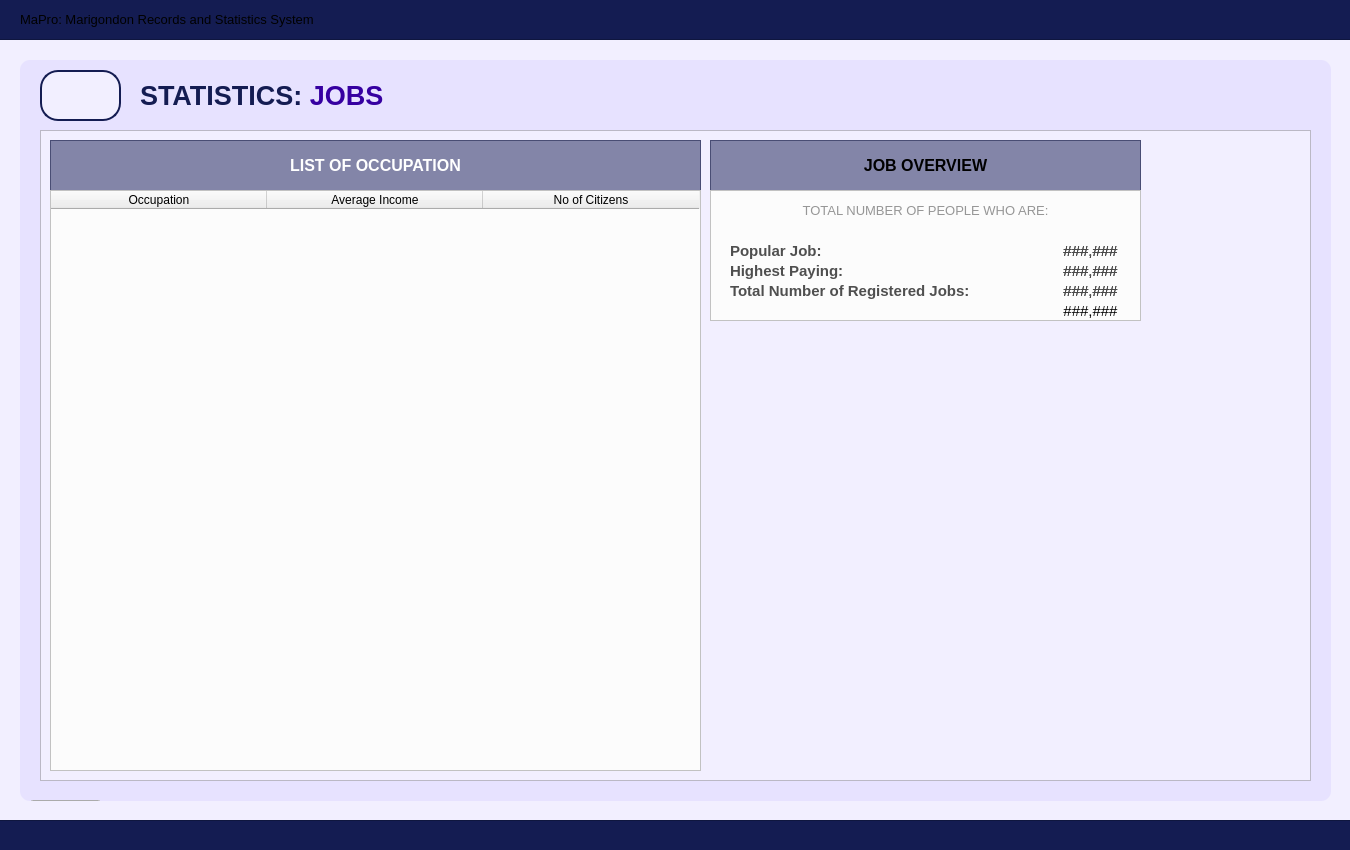
<?xml version="1.0" encoding="UTF-8"?>
<ui version="4.0">
 <class>User_dashboardWidget</class>
 <widget class="QWidget" name="User_dashboardWidget">
  <property name="geometry">
   <rect>
    <x>0</x>
    <y>0</y>
    <width>1350</width>
    <height>850</height>
   </rect>
  </property>
  <property name="sizePolicy">
   <sizepolicy hsizetype="Fixed" vsizetype="Fixed">
    <horstretch>0</horstretch>
    <verstretch>0</verstretch>
   </sizepolicy>
  </property>
  <property name="maximumSize">
   <size>
    <width>1350</width>
    <height>850</height>
   </size>
  </property>
  <property name="windowTitle">
   <string>Form</string>
  </property>
  <property name="styleSheet">
   <string notr="true">#User_dashboardWidget{
	background-color: #f2efff;
}</string>
  </property>
  <widget class="QFrame" name="border_blueLines1">
   <property name="geometry">
    <rect>
     <x>-10</x>
     <y>-1</y>
     <width>1371</width>
     <height>41</height>
    </rect>
   </property>
   <property name="styleSheet">
    <string notr="true">#border_blueLines1{
	background-color: #141c52;
}
</string>
   </property>
   <property name="frameShape">
    <enum>QFrame::Shape::StyledPanel</enum>
   </property>
   <property name="frameShadow">
    <enum>QFrame::Shadow::Raised</enum>
   </property>
   <widget class="QLabel" name="title_bodyDashboardSystemTitle">
    <property name="geometry">
     <rect>
      <x>30</x>
      <y>0</y>
      <width>1301</width>
      <height>41</height>
     </rect>
    </property>
    <property name="font">
     <font>
      <family>Arial</family>
      <pointsize>10</pointsize>
      <bold>false</bold>
     </font>
    </property>
    <property name="styleSheet">
     <string notr="true">#title_bodyDashboardSystemTitle {
	background-color: transparent;
	color: #white;
}
</string>
    </property>
    <property name="text">
     <string>MaPro: Marigondon Records and Statistics System</string>
    </property>
    <property name="alignment">
     <set>Qt::AlignmentFlag::AlignLeading|Qt::AlignmentFlag::AlignLeft|Qt::AlignmentFlag::AlignVCenter</set>
    </property>
   </widget>
  </widget>
  <widget class="QFrame" name="border_blueLines2">
   <property name="geometry">
    <rect>
     <x>-10</x>
     <y>820</y>
     <width>1381</width>
     <height>31</height>
    </rect>
   </property>
   <property name="styleSheet">
    <string notr="true">#border_blueLines2{
	background-color: #141c52;
}
</string>
   </property>
   <property name="frameShape">
    <enum>QFrame::Shape::StyledPanel</enum>
   </property>
   <property name="frameShadow">
    <enum>QFrame::Shadow::Raised</enum>
   </property>
  </widget>
  <widget class="QFrame" name="baseBodyFrame">
   <property name="geometry">
    <rect>
     <x>20</x>
     <y>60</y>
     <width>1311</width>
     <height>741</height>
    </rect>
   </property>
   <property name="styleSheet">
    <string notr="true">#baseBodyFrame {
	background-color: #e7e2ff;
	border: none;
	border-radius: 10px;
}</string>
   </property>
   <property name="frameShape">
    <enum>QFrame::Shape::StyledPanel</enum>
   </property>
   <property name="frameShadow">
    <enum>QFrame::Shadow::Raised</enum>
   </property>
   <widget class="QPushButton" name="logout_buttonLogout_3">
    <property name="geometry">
     <rect>
      <x>10</x>
      <y>740</y>
      <width>71</width>
      <height>31</height>
     </rect>
    </property>
    <property name="font">
     <font>
      <family>Arial</family>
      <pointsize>8</pointsize>
      <bold>true</bold>
     </font>
    </property>
    <property name="cursor">
     <cursorShape>PointingHandCursor</cursorShape>
    </property>
    <property name="styleSheet">
     <string notr="true">#logout_buttonLogout {
    background-color: #bc1c1c;
    color: white;
    border-radius: 5px;
    padding: 10px; /* Optional: Adjusts spacing inside the button */
}
#logout_buttonLogout:hover {
    background-color: #d82020; /* Slightly lighter blue when hovered */
}
#logout_buttonLogout:pressed {
    background-color: #8c1515; /* Darker blue when clicked */
}</string>
    </property>
    <property name="text">
     <string>LOGOUT</string>
    </property>
   </widget>
   <widget class="QLabel" name="title_bodyStatistics">
    <property name="geometry">
     <rect>
      <x>120</x>
      <y>20</y>
      <width>471</width>
      <height>31</height>
     </rect>
    </property>
    <property name="font">
     <font>
      <family>Arial</family>
      <pointsize>20</pointsize>
      <bold>true</bold>
     </font>
    </property>
    <property name="styleSheet">
     <string notr="true">#title_bodyStatistics {
	background-color: transparent;
	color: #141c52;
}
</string>
    </property>
    <property name="text">
     <string>&lt;html&gt;&lt;head/&gt;&lt;body&gt;&lt;p&gt;STATISTICS: &lt;span style=&quot; color:#3600a1;&quot;&gt;JOBS&lt;/span&gt;&lt;/p&gt;&lt;/body&gt;&lt;/html&gt;</string>
    </property>
   </widget>
   <widget class="QFrame" name="statistics_frameBody">
    <property name="geometry">
     <rect>
      <x>20</x>
      <y>70</y>
      <width>1271</width>
      <height>651</height>
     </rect>
    </property>
    <property name="styleSheet">
     <string notr="true">#statistics_frameBody{
	background-color: #f2efff;
}</string>
    </property>
    <property name="frameShape">
     <enum>QFrame::Shape::StyledPanel</enum>
    </property>
    <property name="frameShadow">
     <enum>QFrame::Shadow::Raised</enum>
    </property>
    <widget class="QFrame" name="table_titleFrameStatistics">
     <property name="geometry">
      <rect>
       <x>10</x>
       <y>10</y>
       <width>651</width>
       <height>51</height>
      </rect>
     </property>
     <property name="styleSheet">
      <string notr="true">#table_titleFrameStatistics{
	background-color: rgba(20, 28, 82, 128)
}
</string>
     </property>
     <property name="frameShape">
      <enum>QFrame::Shape::StyledPanel</enum>
     </property>
     <property name="frameShadow">
      <enum>QFrame::Shadow::Raised</enum>
     </property>
     <widget class="QLabel" name="statistics_labelNote">
      <property name="geometry">
       <rect>
        <x>0</x>
        <y>0</y>
        <width>651</width>
        <height>51</height>
       </rect>
      </property>
      <property name="font">
       <font>
        <family>Arial</family>
        <pointsize>12</pointsize>
        <bold>true</bold>
       </font>
      </property>
      <property name="styleSheet">
       <string notr="true">#statistics_labelNote {
	background-color: transparent;
	color: #FFFFFF;
}
</string>
      </property>
      <property name="text">
       <string>LIST OF OCCUPATION</string>
      </property>
      <property name="alignment">
       <set>Qt::AlignmentFlag::AlignCenter</set>
      </property>
     </widget>
    </widget>
    <widget class="QTableWidget" name="jobs_tableListOfOccupation">
     <property name="geometry">
      <rect>
       <x>10</x>
       <y>60</y>
       <width>651</width>
       <height>581</height>
      </rect>
     </property>
     <property name="styleSheet">
      <string notr="true">#jobs_tableListOfOccupation{
	background-color: #fcfcfc;
}</string>
     </property>
     <attribute name="horizontalHeaderDefaultSectionSize">
      <number>216</number>
     </attribute>
     <attribute name="verticalHeaderMinimumSectionSize">
      <number>29</number>
     </attribute>
     <attribute name="verticalHeaderDefaultSectionSize">
      <number>35</number>
     </attribute>
     <column>
      <property name="text">
       <string>Occupation</string>
      </property>
      <property name="font">
       <font>
        <family>Arial</family>
       </font>
      </property>
      <property name="background">
       <color>
        <red>59</red>
        <green>57</green>
        <blue>100</blue>
       </color>
      </property>
     </column>
     <column>
      <property name="text">
       <string>Average Income</string>
      </property>
      <property name="font">
       <font>
        <family>Arial</family>
        <pointsize>9</pointsize>
       </font>
      </property>
      <property name="background">
       <color>
        <red>59</red>
        <green>57</green>
        <blue>100</blue>
       </color>
      </property>
     </column>
     <column>
      <property name="text">
       <string>No of Citizens</string>
      </property>
      <property name="font">
       <font>
        <family>Arial</family>
       </font>
      </property>
      <property name="background">
       <color>
        <red>59</red>
        <green>57</green>
        <blue>100</blue>
       </color>
      </property>
     </column>
    </widget>
    <widget class="QFrame" name="table_titleFrameStatistics_2">
     <property name="geometry">
      <rect>
       <x>670</x>
       <y>10</y>
       <width>431</width>
       <height>51</height>
      </rect>
     </property>
     <property name="styleSheet">
      <string notr="true">#table_titleFrameStatistics_2{
	background-color: rgba(20, 28, 82, 128)
}
</string>
     </property>
     <property name="frameShape">
      <enum>QFrame::Shape::StyledPanel</enum>
     </property>
     <property name="frameShadow">
      <enum>QFrame::Shadow::Raised</enum>
     </property>
     <widget class="QLabel" name="statistics_labelNote_2">
      <property name="geometry">
       <rect>
        <x>0</x>
        <y>0</y>
        <width>431</width>
        <height>51</height>
       </rect>
      </property>
      <property name="font">
       <font>
        <family>Arial</family>
        <pointsize>12</pointsize>
        <bold>true</bold>
       </font>
      </property>
      <property name="styleSheet">
       <string notr="true">#statistics_labelNote {
	background-color: transparent;
	color: #FFFFFF;
}
</string>
      </property>
      <property name="text">
       <string>JOB OVERVIEW</string>
      </property>
      <property name="alignment">
       <set>Qt::AlignmentFlag::AlignCenter</set>
      </property>
     </widget>
    </widget>
    <widget class="QFrame" name="stat_framePopulationOverview_2">
     <property name="geometry">
      <rect>
       <x>670</x>
       <y>60</y>
       <width>431</width>
       <height>131</height>
      </rect>
     </property>
     <property name="styleSheet">
      <string notr="true">#stat_framePopulationOverview_2{
	background-color: #fcfcfc;
}</string>
     </property>
     <property name="frameShape">
      <enum>QFrame::Shape::StyledPanel</enum>
     </property>
     <property name="frameShadow">
      <enum>QFrame::Shadow::Raised</enum>
     </property>
     <widget class="QLabel" name="voter_60">
      <property name="geometry">
       <rect>
        <x>350</x>
        <y>110</y>
        <width>61</width>
        <height>21</height>
       </rect>
      </property>
      <property name="font">
       <font>
        <family>Arial</family>
        <pointsize>11</pointsize>
        <bold>false</bold>
       </font>
      </property>
      <property name="styleSheet">
       <string notr="true">#hhd_Of9_Male {
	background-color: transparent;
	color: #4f4f4f;
}
</string>
      </property>
      <property name="text">
       <string>###,###</string>
      </property>
      <property name="alignment">
       <set>Qt::AlignmentFlag::AlignCenter</set>
      </property>
     </widget>
     <widget class="QLabel" name="voter_26_35">
      <property name="geometry">
       <rect>
        <x>350</x>
        <y>70</y>
        <width>61</width>
        <height>21</height>
       </rect>
      </property>
      <property name="font">
       <font>
        <family>Arial</family>
        <pointsize>11</pointsize>
        <bold>false</bold>
       </font>
      </property>
      <property name="styleSheet">
       <string notr="true">#hhd_Of7_Male {
	background-color: transparent;
	color: #4f4f4f;
}
</string>
      </property>
      <property name="text">
       <string>###,###</string>
      </property>
      <property name="alignment">
       <set>Qt::AlignmentFlag::AlignCenter</set>
      </property>
     </widget>
     <widget class="QLabel" name="voter_36_59">
      <property name="geometry">
       <rect>
        <x>350</x>
        <y>90</y>
        <width>61</width>
        <height>21</height>
       </rect>
      </property>
      <property name="font">
       <font>
        <family>Arial</family>
        <pointsize>11</pointsize>
        <bold>false</bold>
       </font>
      </property>
      <property name="styleSheet">
       <string notr="true">#hhd_Of8_Male {
	background-color: transparent;
	color: #4f4f4f;
}
</string>
      </property>
      <property name="text">
       <string>###,###</string>
      </property>
      <property name="alignment">
       <set>Qt::AlignmentFlag::AlignCenter</set>
      </property>
     </widget>
     <widget class="QLabel" name="job_label_highpaying">
      <property name="geometry">
       <rect>
        <x>20</x>
        <y>70</y>
        <width>201</width>
        <height>21</height>
       </rect>
      </property>
      <property name="font">
       <font>
        <family>Arial</family>
        <pointsize>11</pointsize>
        <bold>true</bold>
       </font>
      </property>
      <property name="styleSheet">
       <string notr="true">#job_label_highpaying {
	background-color: transparent;
	color: #4f4f4f;
}
</string>
      </property>
      <property name="text">
       <string>Highest Paying: </string>
      </property>
      <property name="alignment">
       <set>Qt::AlignmentFlag::AlignLeading|Qt::AlignmentFlag::AlignLeft|Qt::AlignmentFlag::AlignVCenter</set>
      </property>
     </widget>
     <widget class="QLabel" name="job_label_totalRegJobs">
      <property name="geometry">
       <rect>
        <x>20</x>
        <y>90</y>
        <width>251</width>
        <height>21</height>
       </rect>
      </property>
      <property name="font">
       <font>
        <family>Arial</family>
        <pointsize>11</pointsize>
        <bold>true</bold>
       </font>
      </property>
      <property name="styleSheet">
       <string notr="true">#job_label_totalRegJobs {
	background-color: transparent;
	color: #4f4f4f;
}
</string>
      </property>
      <property name="text">
       <string>Total Number of Registered Jobs:</string>
      </property>
      <property name="alignment">
       <set>Qt::AlignmentFlag::AlignLeading|Qt::AlignmentFlag::AlignLeft|Qt::AlignmentFlag::AlignVCenter</set>
      </property>
     </widget>
     <widget class="QLabel" name="voter_18_25">
      <property name="geometry">
       <rect>
        <x>350</x>
        <y>50</y>
        <width>61</width>
        <height>21</height>
       </rect>
      </property>
      <property name="font">
       <font>
        <family>Arial</family>
        <pointsize>11</pointsize>
        <bold>false</bold>
       </font>
      </property>
      <property name="styleSheet">
       <string notr="true">#hhd_Of6_Male {
	background-color: transparent;
	color: #4f4f4f;
}
</string>
      </property>
      <property name="text">
       <string>###,###</string>
      </property>
      <property name="alignment">
       <set>Qt::AlignmentFlag::AlignCenter</set>
      </property>
     </widget>
     <widget class="QLabel" name="job_label_popular">
      <property name="geometry">
       <rect>
        <x>20</x>
        <y>50</y>
        <width>201</width>
        <height>21</height>
       </rect>
      </property>
      <property name="font">
       <font>
        <family>Arial</family>
        <pointsize>11</pointsize>
        <bold>true</bold>
       </font>
      </property>
      <property name="styleSheet">
       <string notr="true">#job_label_popular {
	background-color: transparent;
	color: #4f4f4f;
}
</string>
      </property>
      <property name="text">
       <string>Popular Job:</string>
      </property>
      <property name="alignment">
       <set>Qt::AlignmentFlag::AlignLeading|Qt::AlignmentFlag::AlignLeft|Qt::AlignmentFlag::AlignVCenter</set>
      </property>
     </widget>
     <widget class="QLabel" name="label_desc2_2">
      <property name="geometry">
       <rect>
        <x>0</x>
        <y>10</y>
        <width>431</width>
        <height>20</height>
       </rect>
      </property>
      <property name="font">
       <font>
        <family>Arial</family>
        <pointsize>10</pointsize>
       </font>
      </property>
      <property name="styleSheet">
       <string notr="true">#label_desc2_2{
	color: #969696;
}</string>
      </property>
      <property name="text">
       <string>TOTAL NUMBER OF PEOPLE WHO ARE:</string>
      </property>
      <property name="alignment">
       <set>Qt::AlignmentFlag::AlignCenter</set>
      </property>
     </widget>
     <widget class="QLabel" name="job_popular">
      <property name="geometry">
       <rect>
        <x>350</x>
        <y>50</y>
        <width>61</width>
        <height>21</height>
       </rect>
      </property>
      <property name="font">
       <font>
        <family>Arial</family>
        <pointsize>11</pointsize>
        <bold>false</bold>
       </font>
      </property>
      <property name="styleSheet">
       <string notr="true">#job_popular {
	background-color: transparent;
	color: #4f4f4f;
}
</string>
      </property>
      <property name="text">
       <string>###,###</string>
      </property>
      <property name="alignment">
       <set>Qt::AlignmentFlag::AlignCenter</set>
      </property>
     </widget>
     <widget class="QLabel" name="job_totalRegJobs">
      <property name="geometry">
       <rect>
        <x>350</x>
        <y>90</y>
        <width>61</width>
        <height>21</height>
       </rect>
      </property>
      <property name="font">
       <font>
        <family>Arial</family>
        <pointsize>11</pointsize>
        <bold>false</bold>
       </font>
      </property>
      <property name="styleSheet">
       <string notr="true">#job_totalRegJobs {
	background-color: transparent;
	color: #4f4f4f;
}
</string>
      </property>
      <property name="text">
       <string>###,###</string>
      </property>
      <property name="alignment">
       <set>Qt::AlignmentFlag::AlignCenter</set>
      </property>
     </widget>
     <widget class="QLabel" name="job_highpaying">
      <property name="geometry">
       <rect>
        <x>350</x>
        <y>70</y>
        <width>61</width>
        <height>21</height>
       </rect>
      </property>
      <property name="font">
       <font>
        <family>Arial</family>
        <pointsize>11</pointsize>
        <bold>false</bold>
       </font>
      </property>
      <property name="styleSheet">
       <string notr="true">#job_highpaying {
	background-color: transparent;
	color: #4f4f4f;
}
</string>
      </property>
      <property name="text">
       <string>###,###</string>
      </property>
      <property name="alignment">
       <set>Qt::AlignmentFlag::AlignCenter</set>
      </property>
     </widget>
    </widget>
   </widget>
   <widget class="QToolButton" name="btn_returnToStatisticsPage">
    <property name="geometry">
     <rect>
      <x>20</x>
      <y>10</y>
      <width>81</width>
      <height>51</height>
     </rect>
    </property>
    <property name="styleSheet">
     <string notr="true">#btn_returnToStatisticsPage {
    background-color: #f2efff;
    color: #141c52;
	border: 2px solid #141c52; 
	border-radius: 18px;
	text-align: left;
    padding: 10px; /* Optional: Adjusts spacing inside the button */
}
#btn_returnToStatisticsPage:hover {
    background-color: #fdfdff; /* Slightly lighter blue when hovered */
}
#btn_returnToStatisticsPage:pressed {
    background-color: #e7e5f4; /* Darker blue when clicked */
}

</string>
    </property>
    <property name="text">
     <string/>
    </property>
    <property name="icon">
     <iconset>
      <normaloff>../../../Assets/FuncIcons/img_return.png</normaloff>../../../Assets/FuncIcons/img_return.png</iconset>
    </property>
    <property name="iconSize">
     <size>
      <width>25</width>
      <height>25</height>
     </size>
    </property>
   </widget>
  </widget>
 </widget>
 <resources/>
 <connections/>
</ui>
